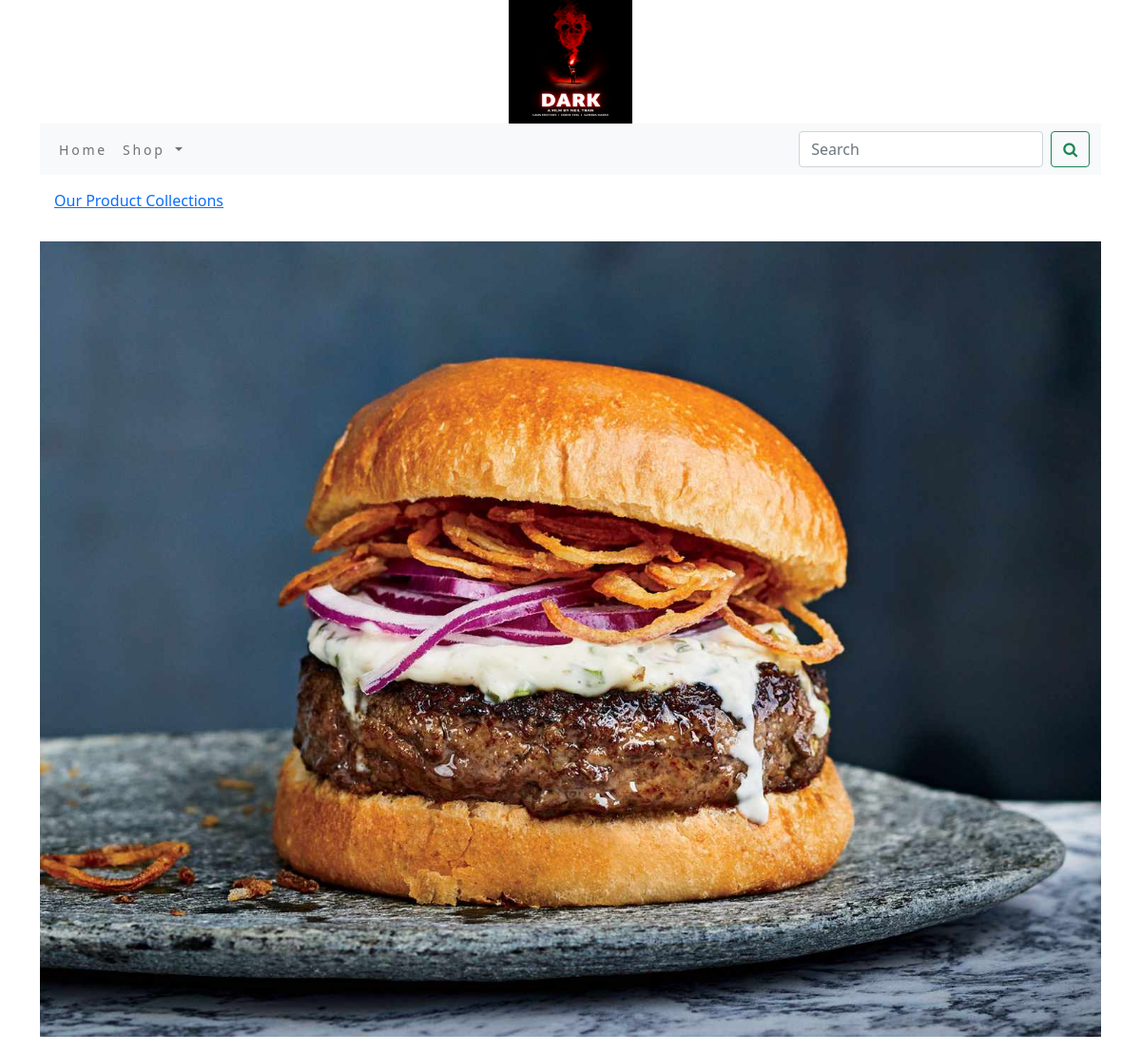
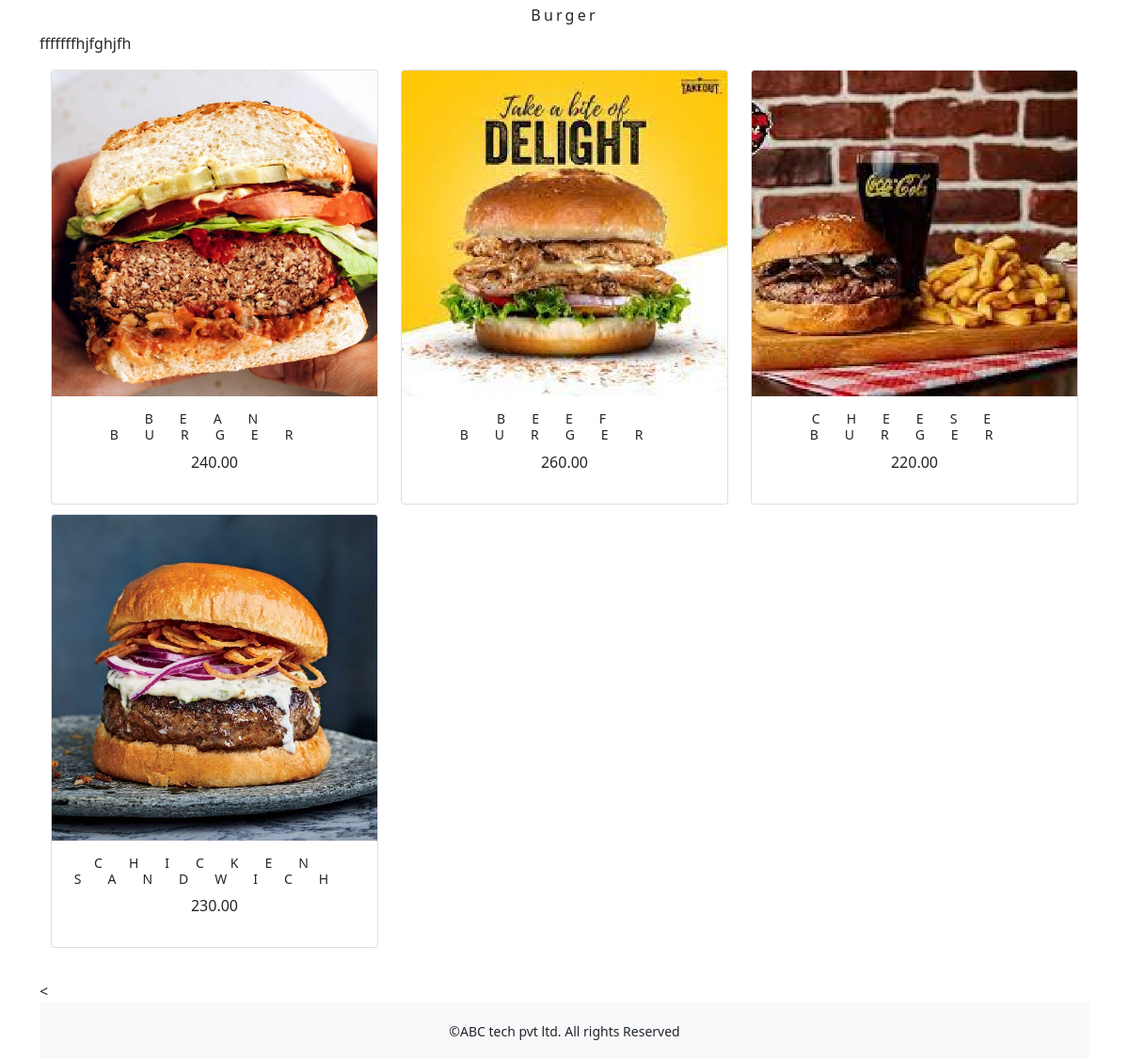
The app's page /shopapp/burger/ with its own data (2 pictures, top to bottom).
### shopapp/models.py (models this page shows, shortened)
class Category(models.Model):
    name=models.CharField(max_length=250,unique=True)
    slug=models.SlugField(max_length=250,unique=True)
    description=models.TextField(blank=True)
    image=models.ImageField(upload_to='category',blank=True)
    class Meta:
        ordering=('name',)
        verbose_name='category'
        verbose_name_plural='categories'
    def get_url(self):
        return reverse('shopapp:products_by_category',args=[self.slug])

class Product(models.Model):
    name=models.CharField(max_length=250,unique=True)
    slug=models.SlugField(max_length=250,unique=True)
    description=models.TextField(blank=True)
    price=models.DecimalField(max_digits=10,decimal_places=2)
    category=models.ForeignKey(Category,on_delete=models.CASCADE)
    image = models.ImageField(upload_to='product', blank=True)
    stock=models.IntegerField()
    available=models.BooleanField(default=True)
    created=models.DateTimeField(auto_now_add=True)
    updated=models.DateTimeField(auto_now=True)
    def get_url(self):
        return reverse('shopapp:prodCatdetail',args=[self.category.slug,self.slug])
    class Meta:
        ordering = ('name',)
        verbose_name = 'product'
        verbose_name_plural = 'products'

### shopapp/views.py (the view)
# urls.py: path('',views.allProdCat,name='allProdCat'),
def allProdCat(request,c_slug=None):
    c_page=None
    products_list=None
    if c_slug!=None:
        c_page=get_object_or_404(Category,slug=c_slug)
        products_list=Product.objects.all().filter(category=c_page,available=True)
    else:
        products_list=Product.objects.all().filter(available=True)
    paginator=Paginator(products_list,6)
    try:
        page=int(request.GET.get('page','1'))
    except:
        page=1
    try:
        products=paginator.page(page)
    except (EmptyPage,InvalidPage):
        products=paginator.page(paginator.num_pages)
    return render(request,"category.html",{'category':c_page,'products':products})

### cart/context_processors.py (called while the page is built)
def counter(request):
    item_count=0
    if 'admin' in request.path:
        return {}
    else:
        try:
            cart=Cart.objects.filter(cart_id=_cart_id(request))
            car_items=CartItem.objects.all().filter(cart=cart[:1])
            for cart_item in car_items:
                item_count += cart_item.quantity
        except Cart.DoesNotExist:
            item_count=0
    return dict(item_count=item_count)

### cart/views.py (called while the page is built)
def _cart_id(request):
    cart=request.session.session_key
    if not cart:
        cart=request.session.create()
    return cart

### shopapp/context_processors.py (called while the page is built)
def menu_links(request):
    links=Category.objects.all()
    return dict(links=links)

### templates/category.html (shortened to what this page needs)
{% extends 'base.html' %}
{% load static %}
{% block content %}
{% if category %}
<div>
    <div class="row my_row_class">
        <div>
            <div class="mx-auto">
        <p><a href="{% url 'shopapp:allProdCat' %}">Our Product Collections</a> </p>
    </div>
        </div>
</div>
{% endif %}
<div  class="mx_auto">
    {% if category %}
    <img class="my_image" src="{{category.image.url}}"alt="{{category.name}}">
</div>
 <br>
<div>
    <h1 class="text-center my_title">{{category.name}}</h1>
    <P class="text-justify">{{category.description}}</P>
</div>
{% endif %}
<div class="container">
    <div class="row max_auto">
        {%for product in products.object_list %}
         <div class="my_bottom_margin col-md-4 ">
                <div class="card text-center" style="min-width:18rem;">
              <a href="{{product.get_url}}"><img class="card-img-top my_image"  src="{{product.image.url}}" alt="{{product.name}}"></a>
        <div class="card-body">
             <h4>{{product.name}}</h4>
             <P>{{product.price}}</P>
        </div>
         </div>
         </div>
        {% endfor %}
    </div>
    <br>
</div>
{% endblock %}

### static/css/custom.css (style rules this page uses)
body { font-family: 'Roboto', sans-serif; }
.my_row_class { padding:15px; }
.my_image { width:100%; height:auto; }
.my_title { font-size:16px; text_transform:uppercase; letter-spacing:.2em; }
.my_bottom_margin { margin-bottom:10px; }
.card-body h4 { font-size:14px; text-transform:uppercase; letter-spacing:2em; }

### records on screen
Category: image (picture), name "Burger", description "fffffffhjfghjfh"
Product: image (picture), name "BEAN BURGER", price "240.00"
Product: image (picture), name "BEEF BURGER", price "260.00"
Product: image (picture), name "CHEESE BURGER", price "220.00"
Product: image (picture), name "CHICKEN SANDWICH", price "230.00"
